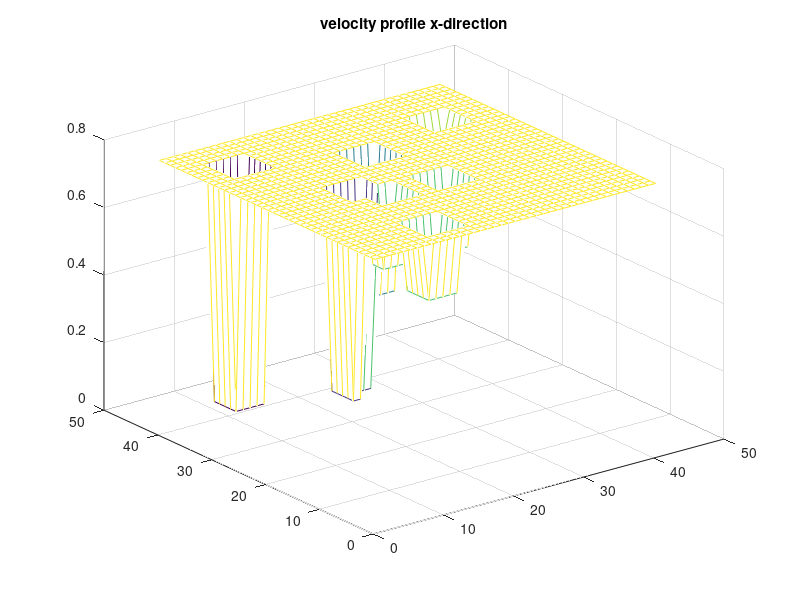
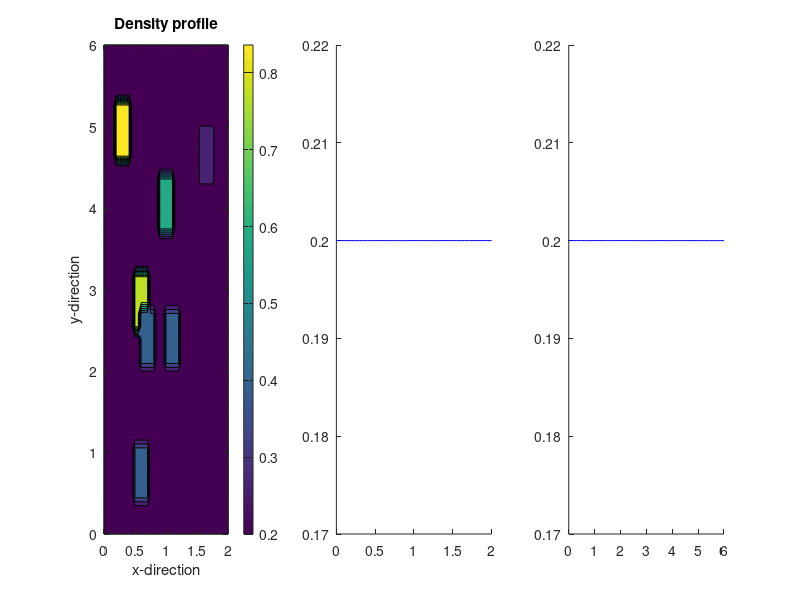

Here is the MATLAB script that generated these plots, in order: (Note: this script raises an error after producing the figures.)
clc
close all
clear 
%%=========================================================================
% Geometry 
%%=========================================================================
Lx=2 %street x-direction 
Ly=6 %street y-direction
nx = 41; %no of steps in x-direction
ny = 41;
dx = Lx/(nx-1); %resolution in x-direction
dy = Ly/(ny-1);
x = linspace(0,Lx,nx);
y = linspace(0,Ly,ny);

% CLT condition (time and space resolution)
sigma = .01; %0.009
nu=1;
nt = 200%120; %no of steps in time
dt = sigma*dx*dy/nu; %time resolution 

%%=========================================================================
% Compute the velocity profile
%%=========================================================================
v_max=1;  % Maximum car speed (km/h)
rho_max=1; % Maximum car density (cars/km)
ratio=rho_max/v_max; %veocity-density relation    v = v_max * (1 - rho / rho_max);

rho0= 0.2 % set the background density 
u0 = v_max * (1 - rho0 / rho_max) %initial velocity related to the initial density 
u = u0*ones(ny,nx); %velocity profile in x-direction
v =0*ones(ny,nx)%velocity profile in y-direction (Assume zero to ignore calculations)

%%=========================================================================
%  Initial conditions (defining spots previous was the background IC)
%%=========================================================================
% Option 1 constant spot density
% rho= 0.7 % spots density
% u0 = v_max * (1 - rho / rho_max); %initial velocity related to the initial density 

%%% Select the density randomly
rho_vector = rho0:0.1:1;
u0_vector = v_max * (1 - rho_vector / rho_max); %initial velocity related to the initial density 


% Define the dimensions of the squares
square_size = 5;

% Define the number of squares to generate
num_squares = randi(30,1,1);

% Generate random locations for the squares
square_locations = randi([1, 40-square_size+1], num_squares, 2);

% Create the squares by setting the appropriate elements of the space to density value
for i = 1:num_squares
    random_index = randi(length(u0_vector));
    u(square_locations(i,1):(square_locations(i,1)+square_size-1), square_locations(i,2):(square_locations(i,2)+square_size-1)) =  u0_vector(random_index);
    u0_vector(random_index)
end

figure 
mesh(u); title ('velocity profile x-direction')
%%=========================================================================
%  IC Visualization
%%=========================================================================
% Plot the resulting squares
% imagesc(u);
% colormap(gray);

% figure
% subplot(121)
% rho= ones(size(u))-(ratio*u);%convert from velocity to density
% contourf(x,y,rho)
% xlabel('x-direction'); ylabel ('y-direction')
% title ('Density IC')
% % xline (x(Line),'--r','LineWidth',2)
% colorbar
% subplot(122)
% plot3(rho(:,2),rho(:,20),rho(:,40),'b')
% hold on
% plot3(rho(2,:),rho(20,:),rho(40,:),'r')
% xlabel('in'); ylabel('mid'); zlabel('out')
% legend ('x-direction ','y-direction')
% ylim([0,1]) 
rho= ones(size(u))-(ratio*u);%convert from velocity to density
figure 
subplot(131)
contourf(x,y,rho)
xlabel('x-direction'); ylabel ('y-direction')
title ('Density profile')
colorbar
c=['b','r','g','k'];
cnt=1;
for i=3:10:40
    subplot(132)
    hold on
    plot(x,rho(i,:),c(cnt))
    subplot(133)
    hold on
    plot(y,rho(:,i),c(cnt))
    subplot(131)
    xline(x(i),c(cnt)); yline(y(i),c(cnt))
    cnt=cnt+1;
end
subplot(132)
legend ('1st','2nd','3rd','4th')
title ('y-direction'); ylabel('density')
subplot(133)
legend ('1st','2nd','3rd','4th')
title ('x-direction'); ylabel('density')


%%=========================================================================
%  Run the Simulation for nt steps 
%%=========================================================================
[X, Y] = meshgrid(x,y);
% Burgers equation discretization in time and space using Finite difference
for n=1:nt+1
    for i=2:(ny-1)
        for j=2:(nx-1)
        u(i,j)=u(i,j)- (dt/dx) * u(i,j)*(u(i,j) -u(i-1,j)) - (dt/dy) * v(i,j)*(u(i,j)-u(i,j-1)) + (nu*dt/dx^2) *(u(i-1,j)-2*u(i,j)+u(i-1,j)) + (nu*dt/dy^2) * (u(i,j+1)-2*u(i,j)+u(i,j-1));
        v(i,j)=v(i,j)- (dt/dx) * u(i,j)*(v(i,j) -v(i-1,j)) - (dt/dy) * v(i,j)*(v(i,j)-v(i,j-1)) + (nu*dt/dx^2) *( v(i-1,j)-2*v(i,j)+v(i-1,j)) + (nu*dt/dy^2) * (v(i,j+1)-2*v(i,j)+v(i,j-1));
            u(1:ny,1)=1;
            u(1,1:nx)=1;
            u(ny,1:nx)=1;
            u(1:nx,ny)=1;
            v(1:ny,1)=1;
            v(1,1:nx)=1;
            v(ny,1:nx)=1;
            v(1:nx,ny)=1;
        end
    end
    
    rho= ones(size(u))-(ratio*u);
%     h1=subplot(121)
%     cla(h1);
%     rho= ones(size(u))-(ratio*u);%convert from velocity to density
%     contourf(x,y,rho)
%     xlabel('x-direction'); ylabel ('y-direction')
%     title ('Density profile')
%     % xline (x(Line),'--r','LineWidth',2)
%     colorbar
%     h2=subplot(122)
%     cla(h2);
%     plot3(rho(:,2),rho(:,20),rho(:,40),'b')
%     hold on
%     plot3(rho(2,:),rho(20,:),rho(40,:),'r')
%     xlabel('in'); ylabel('mid'); zlabel('out')
%     legend ('x-direction ','y-direction')
%     ylim([0,1]) 
%     drawnow
end

figure
subplot(131)
rho= ones(size(u))-(ratio*u);%convert from velocity to density
contourf(x,y,rho)
xlabel('x-direction'); ylabel ('y-direction')
title ('Density profile')
% xline (x(Line),'--r','LineWidth',2)
colorbar
c=['b','r','g','k'];
cnt=1;
for i=3:10:40
    subplot(132)
    hold on
    plot(x,rho(i,:),c(cnt))
    subplot(133)
    hold on
    plot(y,rho(:,i),c(cnt))
    subplot(131)
    xline(x(i),c(cnt)); yline(y(i),c(cnt))
    cnt=cnt+1;
end
subplot(132)
legend ('1st','2nd','3rd','4th')
title ('y-direction'); ylabel('density')
subplot(133)
legend ('1st','2nd','3rd','4th')
title ('x-direction'); ylabel('density')



% subplot(121)
% rho= ones(size(u))-(ratio*u);%convert from velocity to density
% contourf(x,y,rho)
% xlabel('x-direction'); ylabel ('y-direction')
% title ('Density profile')
% % xline (x(Line),'--r','LineWidth',2)
% colorbar
% subplot(122)
% plot3(rho(:,2),rho(:,20),rho(:,40),'b')
% hold on
% plot3(rho(2,:),rho(20,:),rho(40,:),'r')
% xlabel('in'); ylabel('mid'); zlabel('out')
% legend ('x-direction ','y-direction')
% ylim([0,1]) 
% drawnow